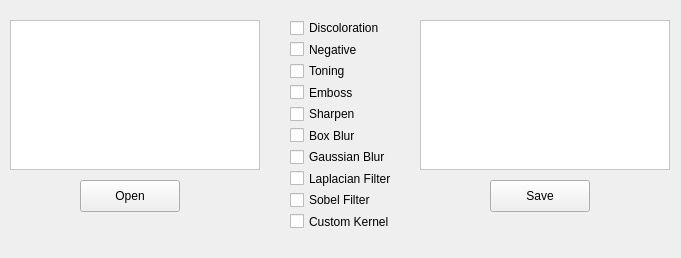
<?xml version="1.0" encoding="UTF-8"?>
<ui version="4.0">
 <class>MainWindow</class>
 <widget class="QMainWindow" name="MainWindow">
  <property name="geometry">
   <rect>
    <x>0</x>
    <y>0</y>
    <width>681</width>
    <height>258</height>
   </rect>
  </property>
  <property name="windowTitle">
   <string>MainWindow</string>
  </property>
  <widget class="QWidget" name="centralwidget">
   <widget class="QPushButton" name="openFileButton">
    <property name="geometry">
     <rect>
      <x>80</x>
      <y>180</y>
      <width>100</width>
      <height>32</height>
     </rect>
    </property>
    <property name="text">
     <string>Open</string>
    </property>
   </widget>
   <widget class="QPushButton" name="saveFileButton">
    <property name="geometry">
     <rect>
      <x>490</x>
      <y>180</y>
      <width>100</width>
      <height>32</height>
     </rect>
    </property>
    <property name="text">
     <string>Save</string>
    </property>
   </widget>
   <widget class="QFrame" name="frame">
    <property name="geometry">
     <rect>
      <x>10</x>
      <y>20</y>
      <width>250</width>
      <height>150</height>
     </rect>
    </property>
    <property name="styleSheet">
     <string notr="true">QFrame {background:rgb(255, 255, 255);}</string>
    </property>
    <property name="frameShape">
     <enum>QFrame::StyledPanel</enum>
    </property>
    <property name="frameShadow">
     <enum>QFrame::Raised</enum>
    </property>
    <widget class="QLabel" name="inputImage">
     <property name="geometry">
      <rect>
       <x>1</x>
       <y>1</y>
       <width>246</width>
       <height>147</height>
      </rect>
     </property>
     <property name="sizePolicy">
      <sizepolicy hsizetype="Ignored" vsizetype="Ignored">
       <horstretch>0</horstretch>
       <verstretch>0</verstretch>
      </sizepolicy>
     </property>
     <property name="text">
      <string/>
     </property>
     <property name="scaledContents">
      <bool>false</bool>
     </property>
     <property name="alignment">
      <set>Qt::AlignCenter</set>
     </property>
    </widget>
   </widget>
   <widget class="QFrame" name="frame_2">
    <property name="geometry">
     <rect>
      <x>420</x>
      <y>20</y>
      <width>250</width>
      <height>150</height>
     </rect>
    </property>
    <property name="styleSheet">
     <string notr="true">QFrame {background:rgb(255, 255, 255);}</string>
    </property>
    <property name="frameShape">
     <enum>QFrame::StyledPanel</enum>
    </property>
    <property name="frameShadow">
     <enum>QFrame::Raised</enum>
    </property>
    <widget class="QLabel" name="outputImage">
     <property name="geometry">
      <rect>
       <x>1</x>
       <y>1</y>
       <width>246</width>
       <height>147</height>
      </rect>
     </property>
     <property name="sizePolicy">
      <sizepolicy hsizetype="Ignored" vsizetype="Ignored">
       <horstretch>0</horstretch>
       <verstretch>0</verstretch>
      </sizepolicy>
     </property>
     <property name="styleSheet">
      <string notr="true">QFrame {background:rgb(255, 255, 255);}</string>
     </property>
     <property name="text">
      <string/>
     </property>
     <property name="scaledContents">
      <bool>false</bool>
     </property>
     <property name="alignment">
      <set>Qt::AlignCenter</set>
     </property>
    </widget>
   </widget>
   <widget class="QWidget" name="layoutWidget">
    <property name="geometry">
     <rect>
      <x>290</x>
      <y>20</y>
      <width>116</width>
      <height>209</height>
     </rect>
    </property>
    <layout class="QVBoxLayout" name="verticalLayout">
     <item>
      <widget class="QCheckBox" name="checkBox_1">
       <property name="text">
        <string>Discoloration</string>
       </property>
      </widget>
     </item>
     <item>
      <widget class="QCheckBox" name="checkBox_2">
       <property name="text">
        <string>Negative</string>
       </property>
      </widget>
     </item>
     <item>
      <widget class="QCheckBox" name="checkBox_3">
       <property name="text">
        <string>Toning</string>
       </property>
      </widget>
     </item>
     <item>
      <widget class="QCheckBox" name="checkBox_4">
       <property name="text">
        <string>Emboss</string>
       </property>
      </widget>
     </item>
     <item>
      <widget class="QCheckBox" name="checkBox_5">
       <property name="text">
        <string>Sharpen</string>
       </property>
      </widget>
     </item>
     <item>
      <widget class="QCheckBox" name="checkBox_6">
       <property name="text">
        <string>Box Blur</string>
       </property>
      </widget>
     </item>
     <item>
      <widget class="QCheckBox" name="checkBox_7">
       <property name="text">
        <string>Gaussian Blur</string>
       </property>
      </widget>
     </item>
     <item>
      <widget class="QCheckBox" name="checkBox_8">
       <property name="text">
        <string>Laplacian Filter</string>
       </property>
      </widget>
     </item>
     <item>
      <widget class="QCheckBox" name="checkBox_9">
       <property name="text">
        <string>Sobel Filter</string>
       </property>
      </widget>
     </item>
     <item>
      <widget class="QCheckBox" name="checkBox_10">
       <property name="text">
        <string>Custom Kernel</string>
       </property>
      </widget>
     </item>
    </layout>
   </widget>
  </widget>
 </widget>
 <resources/>
 <connections/>
</ui>
